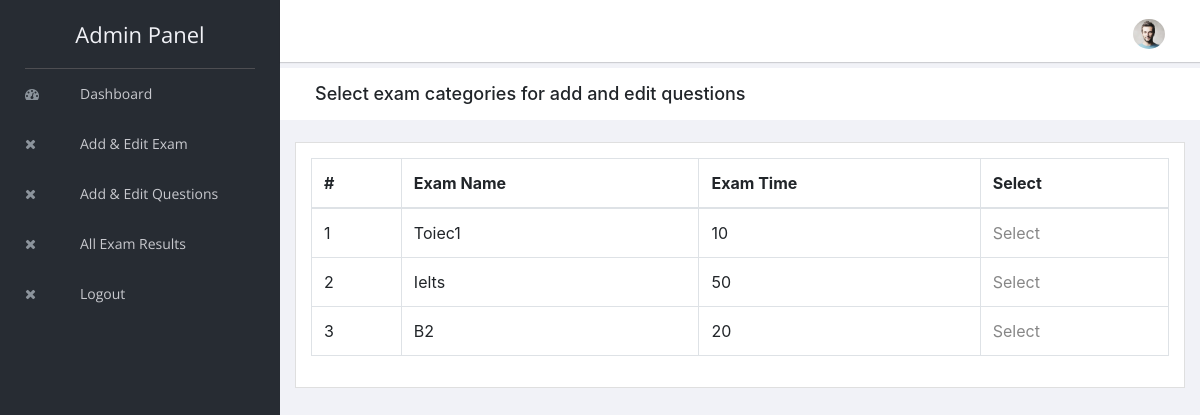
Screenshot of /admin/exam_questions.php with the database file from the repository.
### tables this page shows
CREATE TABLE `exam_category` (
  `id` int(11) NOT NULL,
  `id_admin` int(5) NOT NULL,
  `category` varchar(100) NOT NULL,
  `exam_time_in_minutes` varchar(5) NOT NULL
);

### admin/exam_questions.php (the view)
<?php
include "header.php";
include "../connection.php";
?>
<div class="breadcrumbs">
    <div class="col-sm-12">
        <div class="page-header float-left">
            <div class="page-title">
                <h1>Select exam categories for add and edit questions</h1>
            </div>
        </div>
    </div>
</div>
<div class="content mt-3">
    <div class="animated fadeIn">
        <div class="row">
            <div class="col-lg-12">
                <div class="card">
                    <div class="card-body">
                        <table class="table table-bordered">
                            <thead>
                                <tr>
                                    <th scope="col">#</th>
                                    <th scope="col">Exam Name</th>
                                    <th scope="col">Exam Time</th>
                                    <th scope="col">Select</th>
                                </tr>
                            </thead>
                            <tbody>
                                <?php
                                $count = 0;
                                $res = mysqli_query($link, "select * from exam_category");
                                while ($row = mysqli_fetch_array($res)) {
                                    $count = $count + 1;
                                ?>
                                    <tr>
                                        <td scope="row"><?php echo $count; ?></td>
                                        <td scope="row"><?php echo $row["category"]; ?></td>
                                        <td scope="row"><?php echo $row["exam_time_in_minutes"]; ?></td>
                                        <td scope="row"><a href="add_questions.php?id_exam=<?php echo $row["id"]; ?>">Select</a></td>
                                    </tr>
                                <?php
                                }
                                ?>
                            </tbody>
                        </table>
                    </div>
                </div>
            </div>
        </div>
    </div>
</div>
<?php
include "footer.php";
?>

### admin/header.php (shortened to what this page needs)
<!doctype html>
<html class="no-js" lang="en">
<head>
    <link rel="stylesheet" href="vendors/bootstrap/dist/css/bootstrap.min.css">
    <link rel="stylesheet" href="vendors/font-awesome/css/font-awesome.min.css">
    <link rel="stylesheet" href="vendors/themify-icons/css/themify-icons.css">
    <link rel="stylesheet" href="vendors/flag-icon-css/css/flag-icon.min.css">
    <link rel="stylesheet" href="vendors/selectFX/css/cs-skin-elastic.css">
    <link rel="stylesheet" href="assets/css/style.css">
</head>
<body>
    <aside id="left-panel" class="left-panel">
        <nav class="navbar navbar-expand-sm navbar-default">
            <div class="navbar-header">
                <a class="navbar-brand" href="#">Admin Panel</a>
            </div>
            <div id="main-menu" class="main-menu collapse navbar-collapse">
                <ul class="nav navbar-nav">
                    <li>
                        <a href="dashboard.php"> <i class="menu-icon fa fa-dashboard"></i>Dashboard </a>
                    </li>
                    <li>
                        <a href="add_exam_category.php"> <i class="menu-icon fa fa-close"></i>Add & Edit Exam </a>
                    </li>
                    <li>
                        <a href="exam_questions.php"> <i class="menu-icon fa fa-close"></i>Add & Edit Questions </a>
                    </li>
                    <li>
                        <a href="old_exam_results.php"> <i class="menu-icon fa fa-close"></i>All Exam Results </a>
                    </li>
                    <li>
                        <a href="logout.php"> <i class="menu-icon fa fa-close"></i>Logout </a>
                    </li>
            </div>
        </nav>
    </aside>
    <div id="right-panel" class="right-panel">
        <header id="header" class="header">
            <div class="header-menu">
                <div class="col-sm-7">
                </div>
                <div class="col-sm-5">
                    <div class="user-area dropdown float-right">
                        <a href="#" class="dropdown-toggle" data-toggle="dropdown" aria-haspopup="true" aria-expanded="false">
                            <img class="user-avatar rounded-circle" src="images/admin.jpg" alt="User Avatar">
                        </a>
                    </div>
                </div>
            </div>
        </header>

### admin/footer.php (shortened to what this page needs)
</div>
</body>
</html>

### rows the page displays
exam_category: category "Toiec1", exam_time_in_minutes "10"
exam_category: category "Ielts", exam_time_in_minutes "50"
exam_category: category "B2", exam_time_in_minutes "20"
